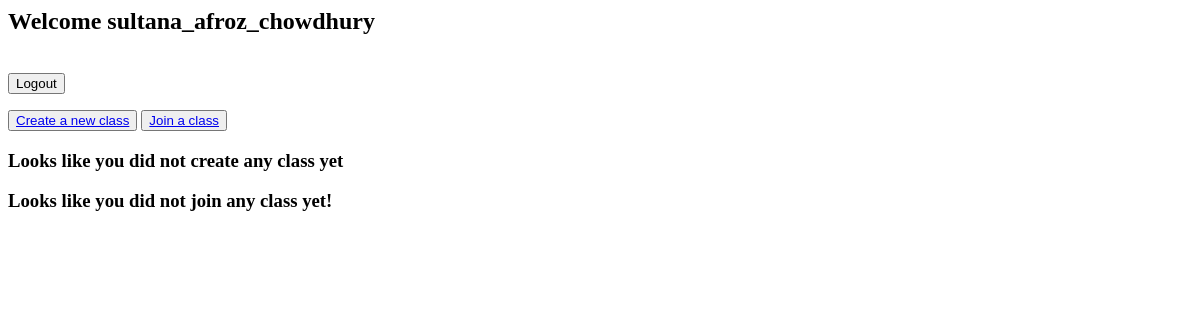
The app's page /accounts/profile/ (signed in), older data.
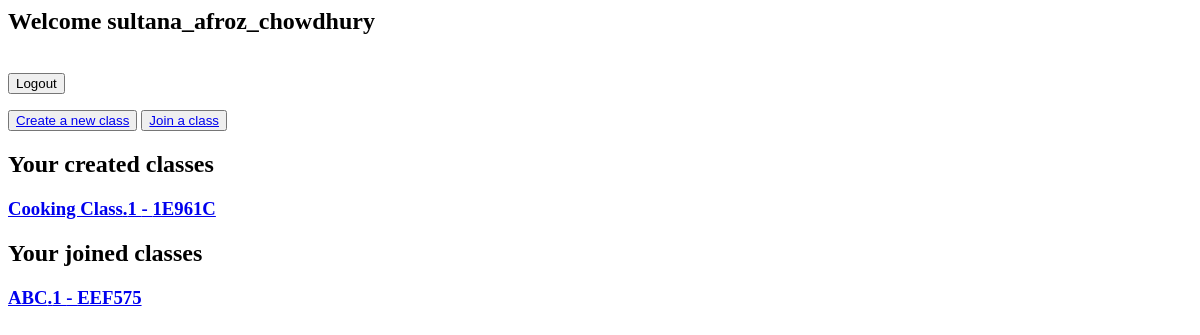
The same page, newer data.
### create_join_class/models.py (models this page shows, shortened)
class ClassRoom(models.Model):
    name = models.CharField(max_length=100)
    section = models.IntegerField()
    classCode = models.CharField(max_length=6, null=True, blank=True, unique=True)
    teacher = models.ForeignKey(User, on_delete=models.CASCADE, related_name='teacher_of_the_class')
    students = models.ManyToManyField(User, null=True, blank=True, related_name='student_of_the_class')

### create_join_class/views.py (the view)
# urls.py: path('accounts/profile/', views.home_classroom, name='home_classroom'),
@login_required
def home_classroom(request):
    created_classes = ClassRoom.objects.filter(teacher=request.user)
    joined_classes = ClassRoom.objects.filter(students__in=[request.user.id])
    return render(request, 'create_join_class/home_classroom.html',
                  {'user': request.user, 'created_classes': created_classes, 'joined_classes': joined_classes})

### create_join_class/templates/create_join_class/home_classroom.html (shortened to what this page needs)
<h2>Welcome {{ user }}</h2> <br>
<form method="POST" action="{% url 'logout_user' %}">
    <button type="submit">Logout</button>
</form>
<button ><a href="{% url 'create_class' %}">Create a new class</a></button>
<button ><a href="{% url 'join_class' %}">Join a class</a></button>
{% if created_classes %}
    <h2> Your created classes </h2>
    {% for class in created_classes %}
        <a href="{% url 'viewcreatedclassroom' class.id %}">
        <h3>{{ class.name }}.{{ class.section }} - {{ class.classCode }}</h3>
        </a>
    {% endfor %}
{% else %}
    <h3>Looks like you did not create any class yet</h3>
{% endif %}
{% if joined_classes %}
    <h2> Your joined classes </h2>
    {% for class in joined_classes %}
        <a href="{% url 'viewjoinedclassroom' class.id %}">
        <h3>{{ class.name }}.{{ class.section }} - {{ class.classCode }}</h3>
        </a>
    {% endfor %}
{% else %}
    <h3>Looks like you did not join any class yet!</h3>
{% endif %}

Row changes from the older to the newer data that the page shows:
added ClassRoom: name "Cooking Class", section "1", classCode "1E961C", shown under "Your created classes"
now on this page (row unchanged): ClassRoom: name "ABC", section "1", classCode "EEF575", shown under "Your joined classes"
Text that changed along with them:
text no longer shown: "Looks like you did not create any class yet Looks like you did not join any class yet!"
text now shown: "Your created classes Your joined classes"
